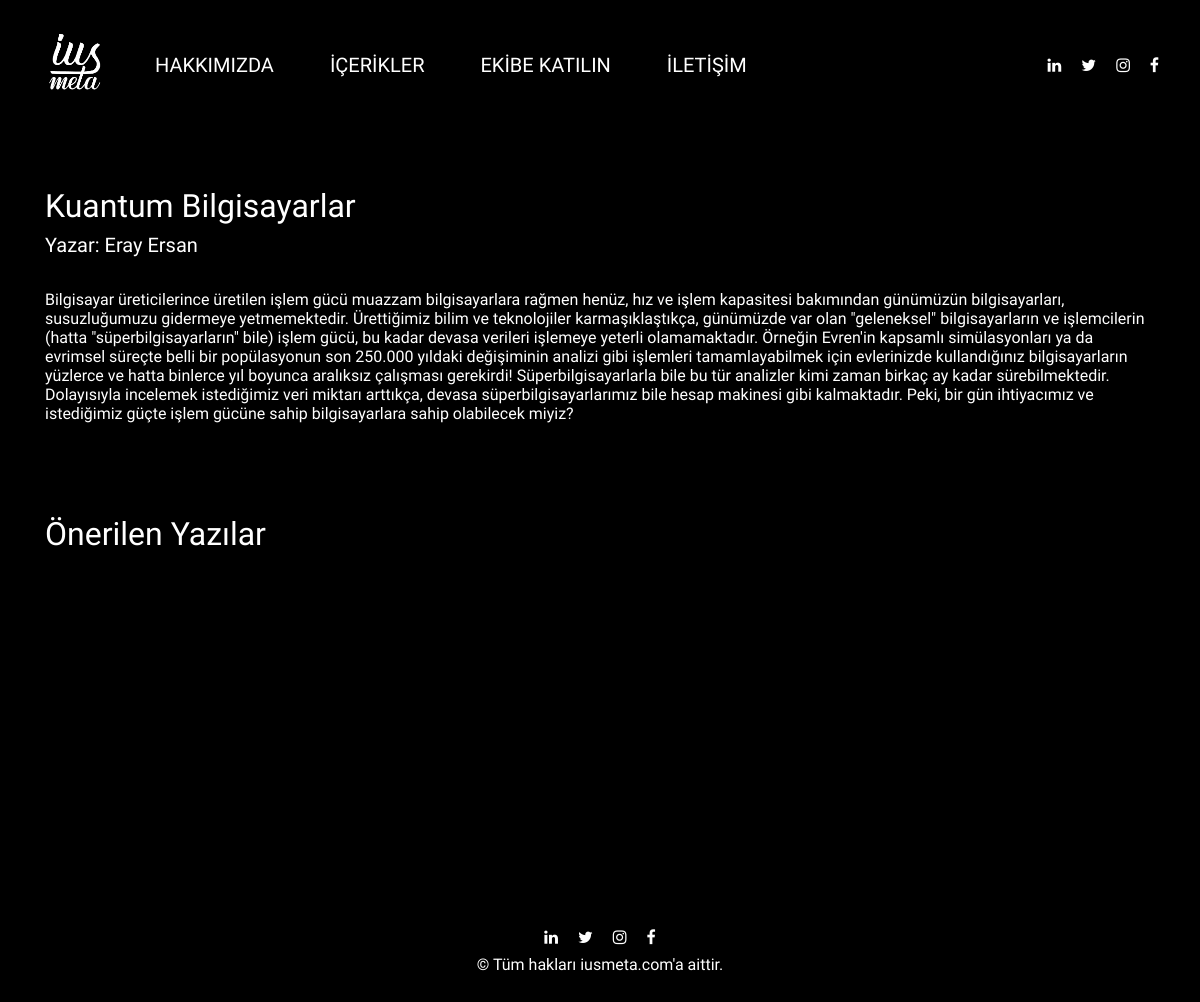
The page /article/1 on the database as committed earlier.
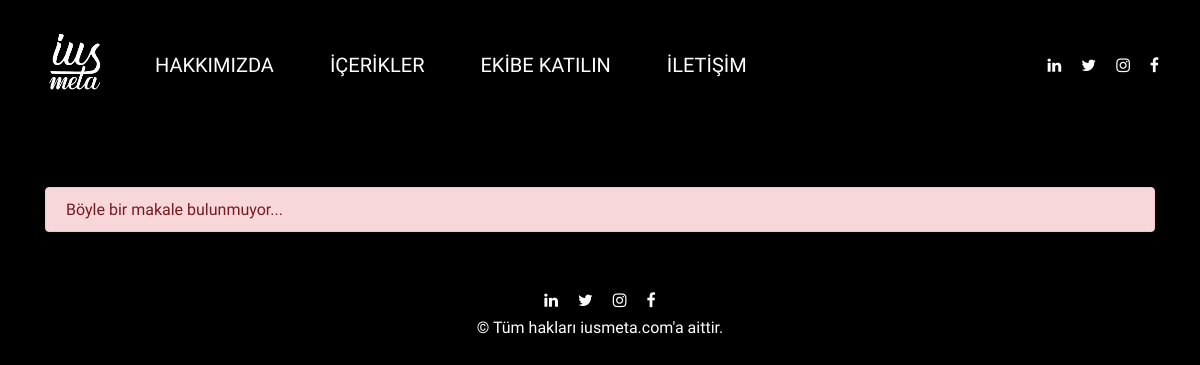
The same page on the database as committed later.
### blog.py (models this page shows)
class Articles(db.Model):
    id = db.Column(db.Integer, primary_key=True)
    title = db.Column(db.String(80))
    author = db.Column(db.String(80))
    author_username = db.Column(db.String(80))
    content = db.Column(db.String(10000000))
    imageUrl = db.Column(db.String(80))

### blog.py (the view)
@app.route("/article/<string:id>")
def article(id):
    article = Articles.query.filter_by(id=id).first()
    return render_template("article.html",article = article)

### templates/article.html (shortened to what this page needs)
{% extends 'layout.html'%}
{% block body %}
<br><br><br>
{%if article %}
    <h2 style="color: white;">{{article.title}}</h4>
    <h5 style="color: white;">Yazar: {{article.author}}</h2>
    <div class="a-photo">
      </div>
    <p>{{article.content}}</p>
    <br><br><br><br>
    <p style="font-size: 2rem;">Önerilen Yazılar</p>
    <div class="recoms">
        <div class="recom">
        </div>
        <div class="recom">
        </div>
        <div class="recom">
        </div>
    </div>
{% else %}
    <div class="alert alert-danger">
        Böyle bir makale bulunmuyor...
    </div>
{% endif %}
{% endblock %}

### templates/layout.html (shortened to what this page needs)
<!DOCTYPE html>
<html lang="en">
<head>
    <link rel="stylesheet" href="https://cdn.jsdelivr.net/npm/bootstrap@4.0.0/dist/css/bootstrap.min.css">
    <link rel="stylesheet" href="https://cdnjs.cloudflare.com/ajax/libs/font-awesome/6.3.0/css/all.min.css" />
    <link rel="stylesheet" href="/static/css/global.css">
    <link rel="stylesheet" href="/static/css/main.css">
    <link rel="stylesheet" media="(max-width:768px)" href="/static/css/tablet.css">
    <link rel="stylesheet" media="(max-width:600px)" href="/static/css/mobile.css">
    <link rel="stylesheet" href="https://cdnjs.cloudflare.com/ajax/libs/font-awesome/4.7.0/css/font-awesome.min.css">
    <link rel="stylesheet" href="https://cdnjs.cloudflare.com/ajax/libs/animate.css/4.1.1/animate.min.css"/>
</head>
<body>
    {%include "includes/navbar.html"%}
    <div class="container">
        {%block body %}
        {%endblock %}
    </div>
    {%include "includes/footer.html"%}
</body>
</html>

### templates/includes/navbar.html (shortened to what this page needs)
<!DOCTYPE html>
<html lang="en">
<head>
</head>
<body>
    <nav class="navbar navbar-expand-lg navbar-red navbar-dark">
        <div class="wrapper">
        </div>
  <div class="container-fluid all-show">
    <a class="navbar-brand" href="/"><img src="/static/images/logo.png" style="width: 90px; height: 100px;" alt=""></a>
    <div class="collapse navbar-collapse" id="navbarSupportedContent">
      <ul class="navbar-nav mr-auto mb-2 mb-lg-0">
        <li class="nav-item">
          <a class="nav-link active" aria-current="page" href="/about">HAKKIMIZDA</a>
        </li>
        <li class="nav-item">
          <a class="nav-link" href="/articles">İÇERİKLER</a>
        </li>
        <li class="nav-item">
          <a class="nav-link disabled" href="#">EKİBE KATILIN</a>
        </li>
        <li class="nav-item">
          <a class="nav-link" href="https://www.instagram.com/iusmeta/">İLETİŞİM</a>
        </li>
      </ul>
      <div class="d-flex sim">
        <li><a href="https://www.linkedin.com/company/iusmeta/" target="_blank" class="fa fa-linkedin"></a></li>
        <li><a href="https://twitter.com/iusmeta?s=21&t=JkKlF8siA1MhYJiZCCbrAg" target="_blank" class="fa fa-twitter"></a></li>
        <li><a href="https://www.instagram.com/iusmeta/" target="_blank" class="fa fa-instagram"></a></li>
        <li><a href="https://www.facebook.com/profile.php?id=100087545583324&mibextid=LQQJ4d" target="_blank" class="fa fa-facebook"></a></li>
      </div>
    </div>
  </div>
</nav>
</body>
</html>

### templates/includes/footer.html (shortened to what this page needs)
<!DOCTYPE html>
<html lang="en">
<head>
</head>
<body>
    <footer id="footer">
        <div class="social-media">
            <li><a href="https://www.linkedin.com/company/iusmeta/" target="_blank" class="fa fa-linkedin"></a></li>
            <li><a href="https://twitter.com/iusmeta?s=21&t=JkKlF8siA1MhYJiZCCbrAg" target="_blank" class="fa fa-twitter"></a></li>
            <li><a href="https://www.instagram.com/iusmeta/" target="_blank" class="fa fa-instagram"></a></li>
            <li><a href="https://www.facebook.com/profile.php?id=100087545583324&mibextid=LQQJ4d" target="_blank" class="fa fa-facebook"></a></li>
        </div>
        <div class="regulations">
            <p>&copy; Tüm hakları iusmeta.com'a aittir.</p>
        </div>
    </footer>
</body>
</html>

### static/css/global.css (style rules this page uses)
* { font-family: "Roboto Condensed",sans-serif; }
body { line-height: normal; position: relative; }

### static/css/main.css (style rules this page uses)
* { margin: 0px; padding: 0px; box-sizing: border-box; }
html { font-family: "Roboto Condensed",sans-serif; }
h1, p { color: white; }
body { background-color: black; overflow-x: hidden; }
.navbar-nav>li>a { text-transform: uppercase; font-size: 20px; margin-right:20px; color: #fff; }
.nav-link { color: #fff !important; }
.wrapper { width: 100%; position: absolute; height: 100%; background-color: #000; clip-path: polygon(81% 0, 100% 0, 100% 50%, 100% 100%, 71% 100%); transition: 1s all; }
.navbar-brand { color:#fff; font-family: 'Roboto Condensed', sans-serif; margin-bottom: 4px; font-size: 27px; }
.navbar-red { background-color: rgb(0, 0, 0); color: #fff; }
.all-show { z-index: 10; }
a { text-decoration: none; color: white; }
.navbar a { background-size: 100% 0.1em, 0 0.1em; }
#footer { display: flex; flex-direction: column; justify-content: center; align-items: center; margin: 50px 0px 20px 0; }
#footer div { display: flex; }
.members .member .member-info ul, li { list-style: none; color: rgb(255, 255, 255); display: flex; margin: 10px; }

### static/css/tablet.css (style rules this page uses)
body { overflow-x: hidden; }
.checkpoint h1,p { font-size: 0.65em; }
p { font-size: 1rem; }
.navbar-red { background-color: #FFC107; color: #fff; }

### static/css/mobile.css (style rules this page uses)
body { overflow-x: hidden; }
p { font-size: 1rem; }

Rows that differ between the two databases and show on the page:
removed Articles: title "Kuantum Bilgisayarlar", author "Eray Ersan", content "Bilgisayar üreticilerince üretilen işlem gücü muazzam bilgisayarlara rağmen henüz, hız ve işlem kapasitesi bakımından günümüzün bilgisayarları, susuzluğumuzu gidermeye yetmemektedir. Ürettiğimiz bilim ve teknolojiler karmaşıklaştıkça, günümüzde var olan \"geleneksel\" bilgisayarların ve işlemcilerin (hatta \"süperbilgisayarların\" bile) işlem gücü, bu kadar devasa verileri işlemeye yeterli olamamaktadır. Örneğin Evren'in kapsamlı simülasyonları ya da evrimsel süreçte belli bir popülasyonun son 250.000 yıldaki değişiminin analizi gibi işlemleri tamamlayabilmek için evlerinizde kullandığınız bilgisayarların yüzlerce ve hatta binlerce yıl boyunca aralıksız çalışması gerekirdi! Süperbilgisayarlarla…"
Other text that changed with them:
text no longer shown: "Yazar: Önerilen Yazılar"
text now shown: "Böyle bir makale bulunmuyor..."
